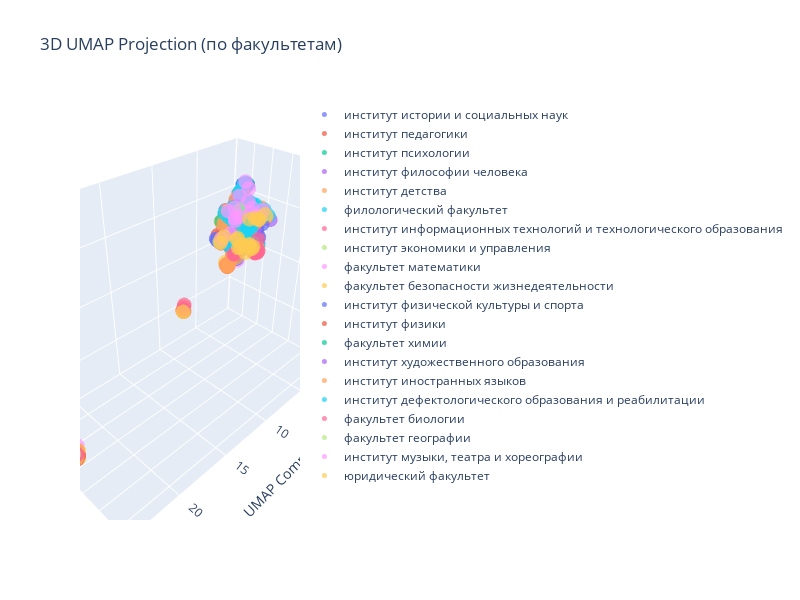

Notebook source saved alongside this figure:
### Markdown cell above
## 3D визуализация с Plotly

### Code cell
fig_3d = go.Figure()

# Добавляем точки для каждого факультета
for faculty in faculties:
    mask = df['На каком факультете/в каком институте Вы обучаетесь?'] == faculty
    fig_3d.add_trace(go.Scatter3d(
        x=X_umap_3d[mask, 0],
        y=X_umap_3d[mask, 1],
        z=X_umap_3d[mask, 2],
        mode='markers',
        name=faculty,
        marker=dict(size=5, opacity=0.7)
    ))

fig_3d.update_layout(
    title='3D UMAP Projection (по факультетам)',
    scene=dict(
        xaxis_title='UMAP Component 1',
        yaxis_title='UMAP Component 2',
        zaxis_title='UMAP Component 3'
    ),
    width=800,
    height=600
)

fig_3d.show()

print(f"\nИтоговые наборы данных для кластеризации:")
print(f"1. X_original: исходные бинарные данные {X_original.shape}")
print(f"2. X_scaled: стандартизированные данные {X_scaled.shape}")
print(f"3. X_umap_2d_df: 2D UMAP данные {X_umap_2d_df.shape}")
print(f"4. X_umap_3d_df: 3D UMAP данные {X_umap_3d_df.shape}")
